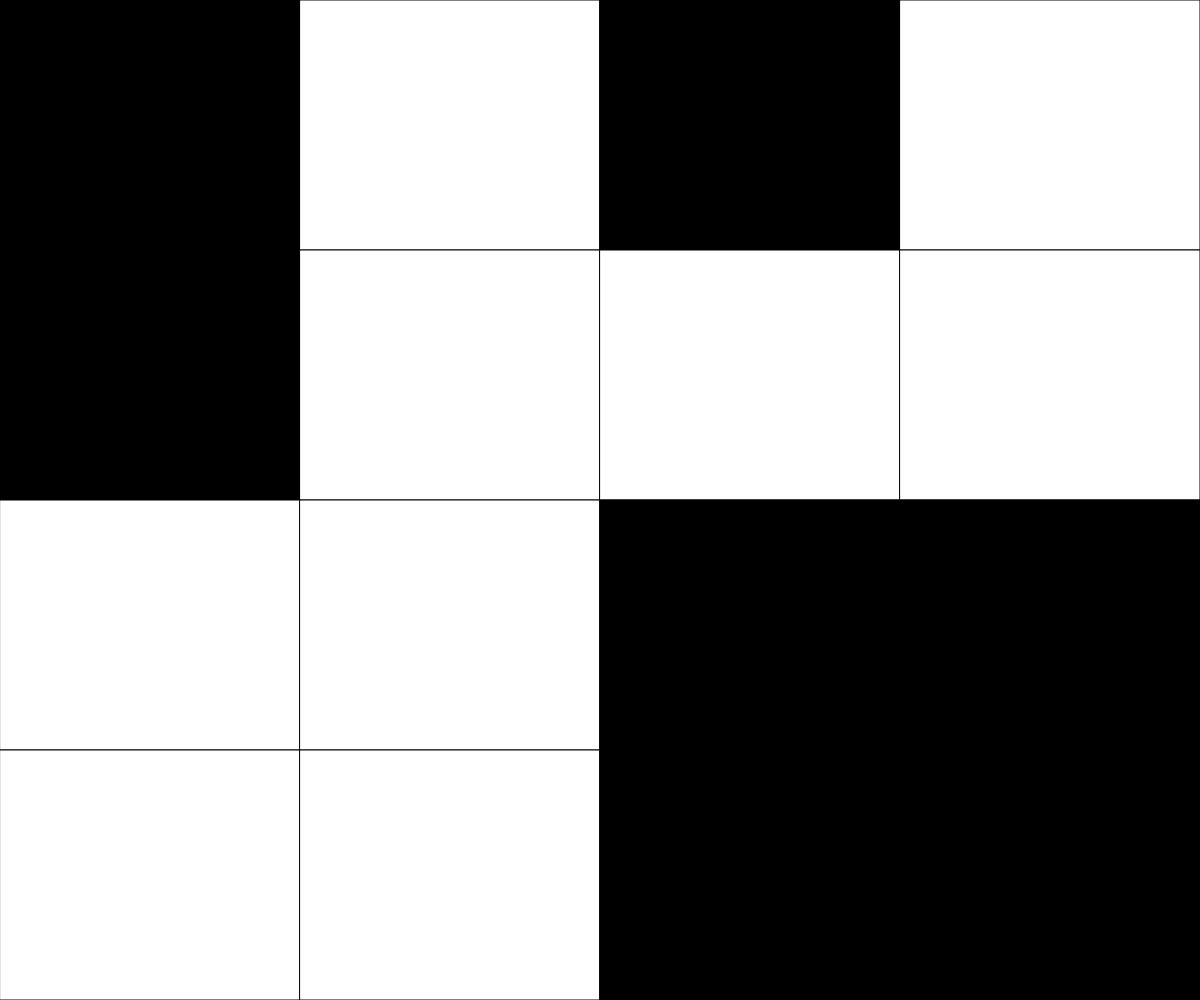
Frame 1 (no input)
Frame 60 (no input): identical to frame 1, image omitted
Frame 120 (the mouse pressed at the canvas centre since frame 60): identical to frame 1, image omitted

The p5.js sketch that drew this single still picture (run headless with seeded random() and noise() and a simulated clock; from frame 60 on, the mouse is pressed at the canvas centre):

// p5.js sketch
// ── sketch.js
// Project Title
// Your Name
// Date
//
// Extra for Experts:
// - describe what you did to take this project "above and beyond"

let binary = [0, 1];

let arr =[
  [],
  [],
  [],
  [],
];



function setup() {
  createCanvas(windowWidth, windowHeight);
  for (let i = 0; i < arr.length; i ++){
    for (let j = 0; j < 4; j ++){
      arr[i].push(random(binary));
    }
  }
}

function draw() {
  board();
}

function board(){
  for (let i = 0; i < arr.length; i ++){
    for (let j = 0; j < 4; j ++){
      if (arr[i][j] === 1){
        fill(0);
        rect(width * (j/4), height * (i/4), width/4, height/4);
      }
      else{
        fill(255);
        rect(width * (j/4), height * (i/4), width/4, height/4);
      }
    }
  }
}

function mousePressed(){
  

}
